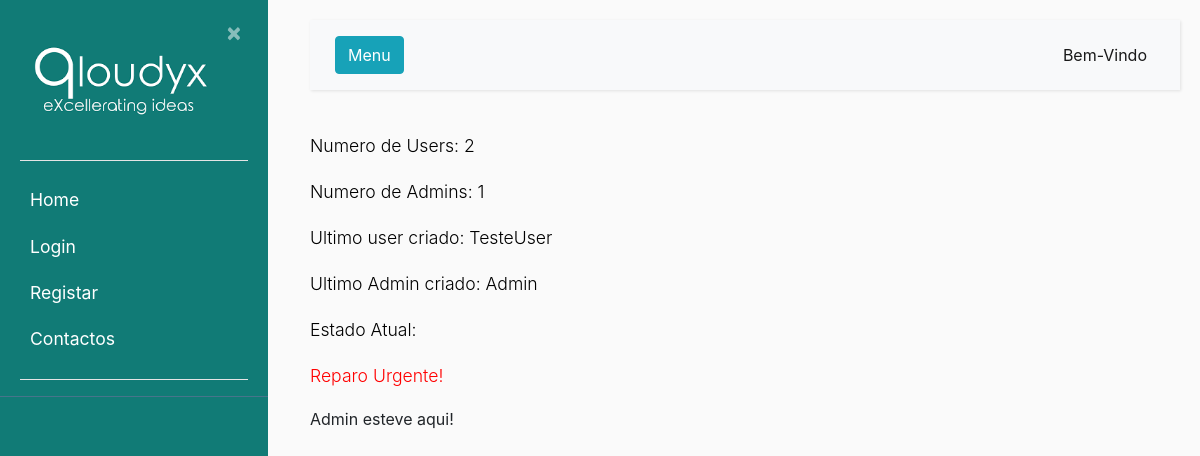
Before: / with the older database file.
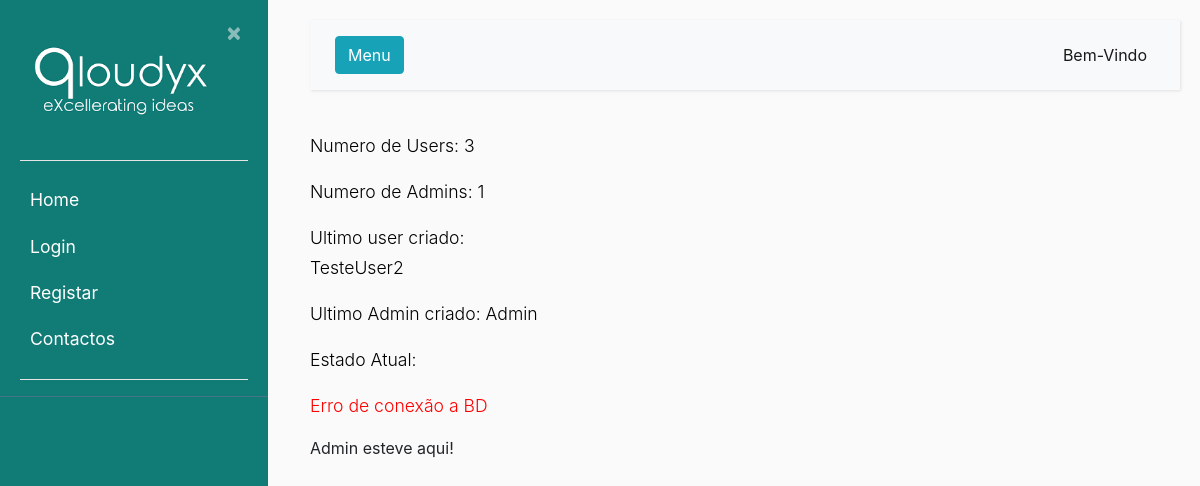
After: the same page with the newer database file.
### ticket/models.py (models this page shows, shortened)
class Usuarios(AbstractBaseUser):
    nome = models.CharField(max_length=100, unique=True)
    email = models.EmailField()
    foto = models.ImageField(null=True, blank=True, upload_to='users/uploads/fotos')
    descricao = models.CharField(max_length=250, null=True)
    EscolhasRole = {
    ("QLOUDYX", "Qloudyx"),
    ("OPERADOR", "Operador"),
    ("CLIENTE", "Cliente"),
    }
    role = models.CharField(max_length=50,choices= EscolhasRole)
    entidade = models.ForeignKey(Entidades, on_delete=models.CASCADE)
    telefone = PhoneNumberField(null=True, blank=False, unique=True)
    date_of_birth = models.DateField()
    is_active = models.BooleanField(default=True)
    is_admin = models.BooleanField(default=False)
    objects = MyUserManager()
    USERNAME_FIELD = 'nome'
    REQUIRED_FIELDS = ['date_of_birth','email']
    def __str__(self):
        return self.nome

class Estado(models.Model):
    estado = models.CharField(max_length=20)
    cor = models.CharField(max_length=30)
    font_color = models.CharField(max_length=30)
    descricao = models.CharField(max_length=300)

### ticket/views.py (the view)
# urls.py: path("", views.index, name="ticket-home"),
def index(request):
    listauser = Usuarios.objects.count()
    lastuser = Usuarios.objects.last()
    corEstado = Estado.objects.filter(cor='Vermelha')
    corEstado = corEstado.last()
    filtro = Usuarios.objects.filter(nome="Admin")
    lastadmin = filtro.last()
    listaadmin = filtro.count()
    return render(request, 'ticket/home.html', context=
        {
            "listaadmin":listaadmin,
            "listauser":listauser,
            "lastadmin":lastadmin,
            "lastuser":lastuser,
            "corEstado":corEstado,
        })

### ticket/templates/ticket/home.html
{% extends "ticket/base.html" %}
{% block content %}
<p>Numero de Users:
    {{ listauser }}
</p>
<p>Numero de Admins:
    {{ listaadmin }}
</p>
<p> Ultimo user criado:
    {{ lastuser }}
</p>
<p> Ultimo Admin criado:
    {{ lastadmin }}
</p>
<p>Estado Atual:
    <p style = "color:{{corEstado.font_color}}">{{corEstado.estado}}</p>
</p>
{% if listaadmin %}
        Admin esteve aqui!
{% endif %}
{% endblock content %}

Changed rows visible on the page:
no longer on this page (row unchanged): Usuarios: nome "TesteUser"
no longer on this page (row edited): Estado: estado "Reparo Urgente!"
added Usuarios: nome "TesteUser2"
added Estado: estado "Erro de conexão a BD"
Other visible differences:
{{ listauser }}: "2" → "3"
